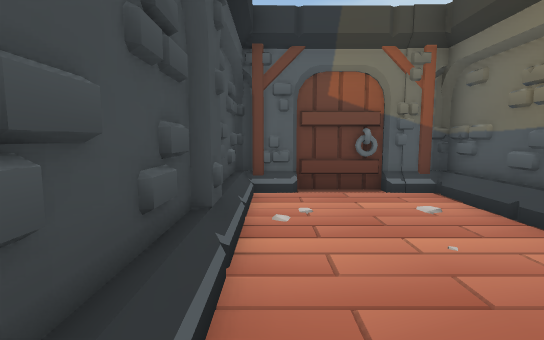
view 1 (above)

15 first-person views from a walk through a Unity game level. The camera is 1.2 m above the floor, tilts 6° down and sees 85° across. The floor is counted in squares, 1 m on a side. Each view is taken from the middle of a square. On the plan, view 1 faces up. The plan holds only what a view shows up to about 13 squares ahead; the rest is blank. The place goes on beyond the plan.

view 2
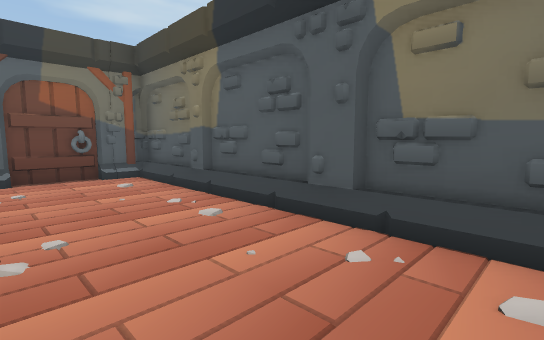

view 3
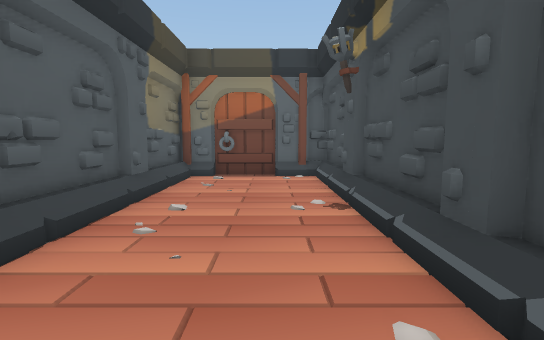

view 4
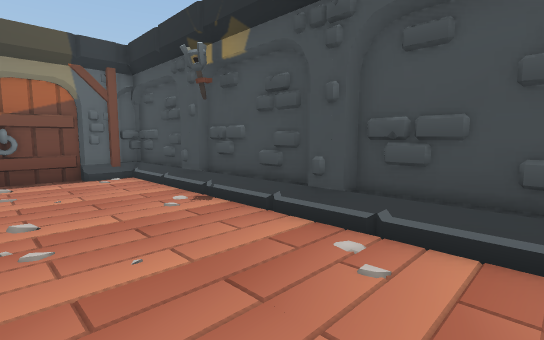

view 5
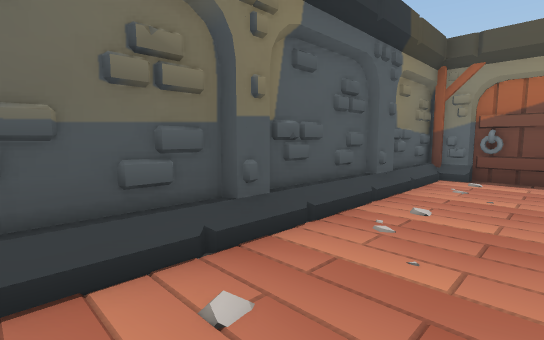

view 6
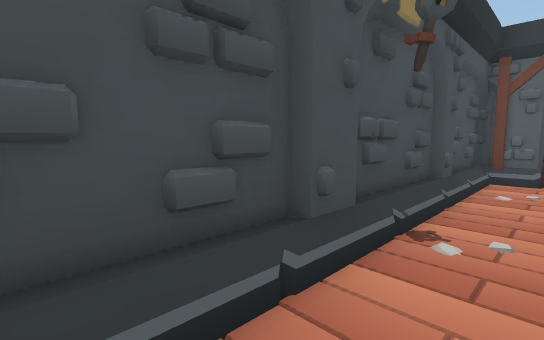

view 7
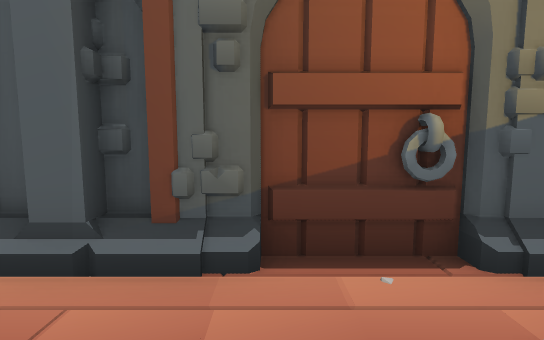

view 8
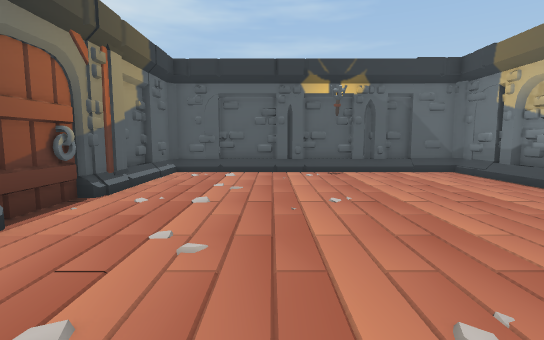

view 9
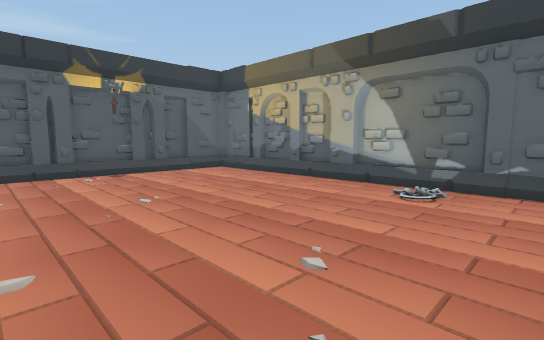

view 10
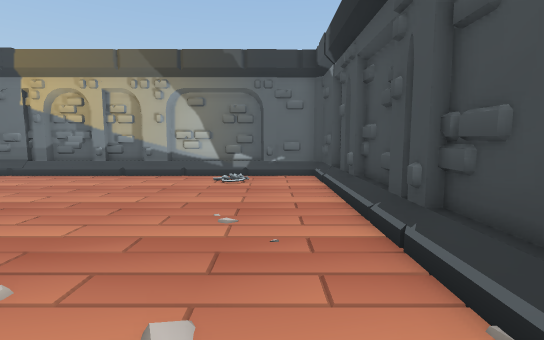

view 11
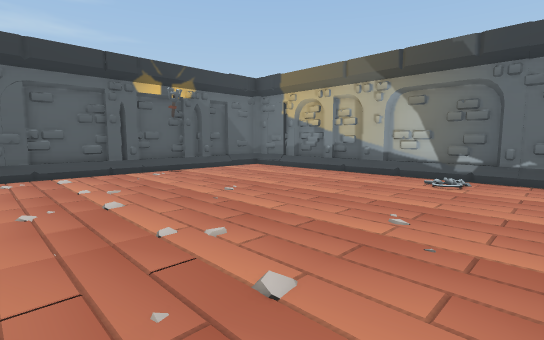

view 12
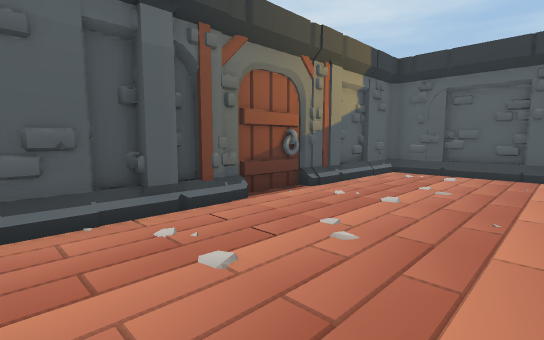

view 13
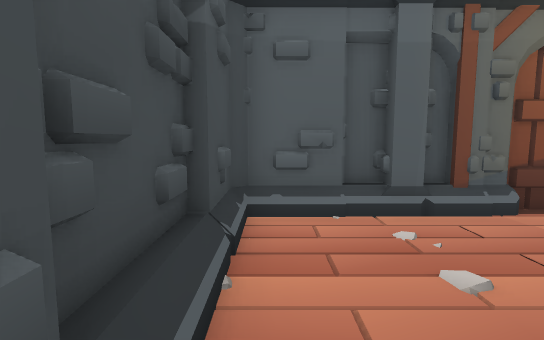

view 14
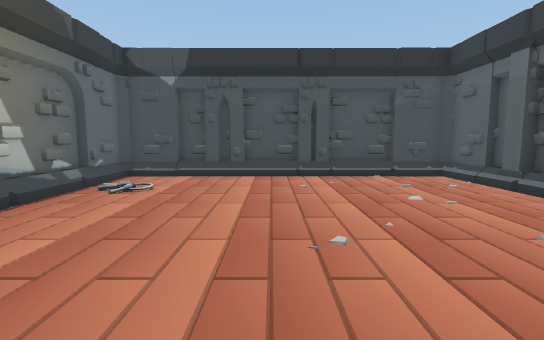

view 15
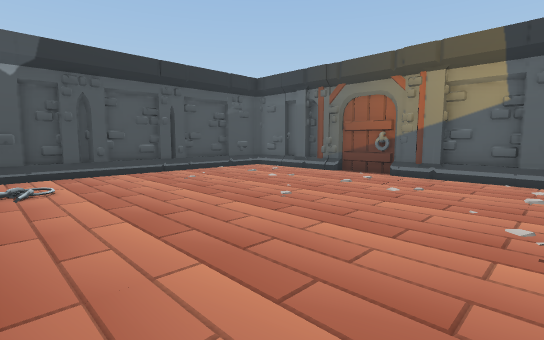

### Floor plan
Ten units are one square. View 1 is at (0, 0); x grows to the right and y downward. Boxes are objects, and circles mark ways between rooms. Rooms are numbered by the first view taken in them; rooms with no view inside come last. Other rooms are left out.
<svg viewBox="-46 -80 133 235">
<path fill="none" stroke="#000" d="M-8 -31 -8 -1 -6 0 -6 9M-6 -39 -6 -31M39 -31 39 -37 41 -38 41 -67 29 -67M-8 9 -8 40 -1 40M39 9 39 0 41 -1 41 -31M-8 -69 -8 -37M41 41 41 9M36 -26 36 -39M36 -6 36 -25M36 13 36 -5M5 43 0 43 -1 41 -6 41M-4 43 -11 43M76 88 81 86M51 43 31 43M-36 81 -36 92M-11 41 -18 41 -20 45M-38 91 -38 110M78 92 78 81M14 148 23 148M-36 109 -36 113 -41 115 -36 117 -36 122M34 148 40 148M-17 43 -34 43M22 150 35 150M80 83 80 60M78 114 78 110 80 108 80 91M40 150 54 150M61 41 41 41M78 61 78 45 76 43 54 43M-38 60 -38 83M-38 121 -38 131M78 122 78 118 82 116M54 148 59 148M-36 130 -36 145 -34 148 -17 148 -16 150 14 150M62 148 76 148M-36 45 -36 61M80 131 80 121M78 148 78 130M29 145 64 145M9 145 28 145M76 61 76 47M-11 145 8 145M65 145 76 145 76 62M-26 150 -21 150M-34 145 -12 145"/>
<rect x="5" y="-75" width="20" height="10" fill="#bbb"><title>other object</title></rect>
<rect x="-15" y="125" width="10" height="10" fill="#bbb"><title>other object</title></rect>
<rect x="15" y="35" width="10" height="10" fill="#bbb"><title>other object</title></rect>
<circle cx="20" cy="40" r="3" fill="#2a7"/>
<text x="10" y="-20">1</text>
<text x="20" y="90">2</text>
</svg>
Room 1 opens to room 2.

Where each view was taken, in squares from view 1:
view 1: 0 up, 0 right, facing up
view 2: 3 down, 0 right, facing up-right
view 3: 6 up, 1 right, facing down
view 4: 6 up, 3 right, facing down-left
view 5: 6 up, 1 right, facing down-right
view 6: 3 down, 1 right, facing up-left
view 7: 7 down, 1 right, facing up
view 8: 8 down, 3 left, facing right
view 9: 7 down, 3 left, facing down-right
view 10: 5 down, 2 left, facing down
view 11: 5 down, 3 left, facing down-right
view 12: 9 down, 3 left, facing up-right
view 13: 9 down, 3 left, facing up
view 14: 10 down, 6 right, facing left
view 15: 14 down, 7 right, facing up-left
